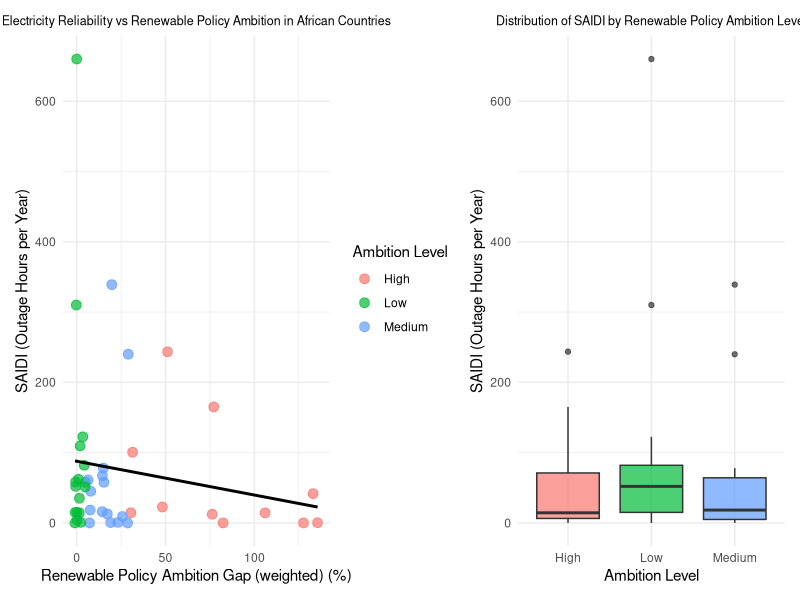
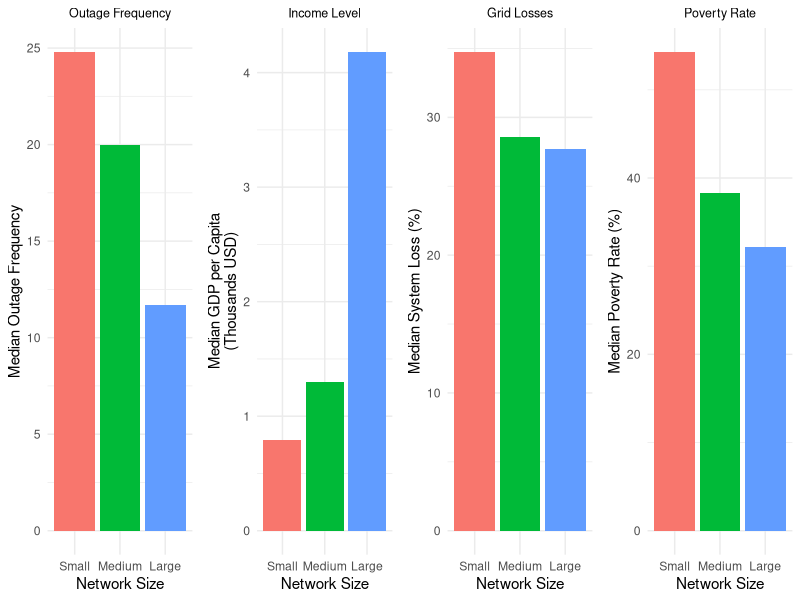
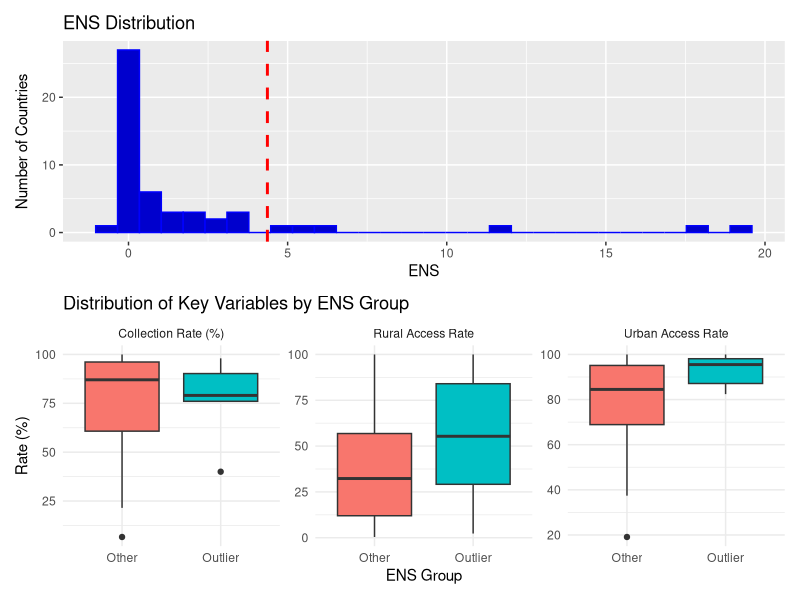
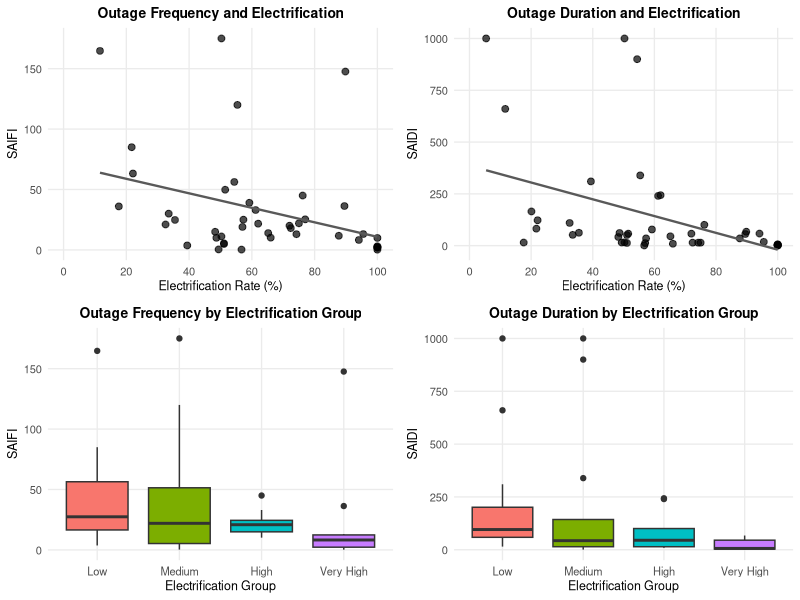

These charts were generated, in order, by the following R code:
## ---- chunk 1
library(dplyr)
library(tidyr)
library(readr)
library(ggplot2)
library(kableExtra)
library(patchwork)
library(knitr)
library(cowplot)
library(scales)
options(knitr.table.format = "latex")
knitr::opts_chunk$set(
echo = FALSE,
include = TRUE,
warning = FALSE,
message = FALSE,
results = "markup",
fig.width = 6,
fig.height = 3.5,
fig.align = "center",
out.width = "80%"
)
## ---- chunk 2
CATF_data <- read_csv("../data/CATF_data.csv")
## ---- chunk 3
stat_mode <- function(x) {
  x <- x[!is.na(x)]
  if (length(x) == 0) return(NA)
  ux <- unique(x)
  ux[which.max(tabulate(match(x, ux)))]
}

numeric_cols <- CATF_data |>
  select(where(is.numeric)) |>
  names()

character_cols <- CATF_data |>
  select(where(is.character), -country) |>
  names()

CATF_clean <- CATF_data |>
  group_by(country) |>
  summarise(
    across(all_of(numeric_cols), function(x){ median(x, na.rm = TRUE) }),
    across(all_of(character_cols), stat_mode),
    n_sources = n()
  )
## ---- chunk 4
data.frame(
  Variable = c("SAIDI", "SAIFI", "Electrification Rate",
               "Energy Not Supplied (ENS)", "Distribution & Transmission Losses"),
  Measure = c(
    "Average hours of power outages per customer per year",
    "Average number of outages per customer per year",
    "Share of population with electricity access",
    "Electricity demand that could not be met",
    "Percentage of electricity lost in the grid"
  )
) |>
  kable(col.names = c("Variable", "What it measures"),
        format = "latex", booktabs = TRUE, longtable = FALSE) |>
  kable_styling(font_size = 7, full_width = TRUE,
                latex_options = "hold_position") |>
  column_spec(1, width = "3.5cm") |>
  column_spec(2, width = "8.5cm")
## ---- chunk 5
data.frame(
  Variable = c("Total System Loss", "Network Size",
               "Electrification Category", "ENS Group"),
  Represents = c(
    "Distribution and transmission losses combined",
    "Countries grouped into Small, Medium, or Large based on electrification rate",
    "Countries grouped into four levels from Low to Very High electrification",
    "Identifies countries with unusually high unmet electricity demand"
  )
) |>
  kable(col.names = c("Variable", "What it represents"),
        format = "latex", booktabs = TRUE, longtable = FALSE) |>
  kable_styling(font_size = 7, full_width = TRUE,
                latex_options = "hold_position") |>
  column_spec(1, width = "3.5cm") |>
  column_spec(2, width = "8.5cm")
## ---- chunk 6
data.frame(
  Variable = c("SAIDI", "Renewable target for Wind", "Renewable target for Solar",
               "Renewable target for Storage", "Renewable target for Embedded Generation",
               "Renewables Share in Generation Mix"),
  Measure = c(
    "Average outage duration per customer per year (h)",
    "Total planned electricity generation from Wind (%)",
    "Total planned electricity generation from Solar (%)",
    "Total planned electricity generation from Energy Storage (e.g. batteries) (%)",
    "Total planned electricity generation from Embedded Generation (small-scale or distributed renewable sources) (%)",
    "Proportion of total electricity that is produced from renewable sources (%)"
  )
) |>
  kable(col.names = c("Variable", "What it measures"),
        format = "latex", booktabs = TRUE, longtable = FALSE) |>
  kable_styling(font_size = 7, full_width = TRUE,
                latex_options = "hold_position") |>
  column_spec(1, width = "3cm") |>
  column_spec(2, width = "9cm")
## ---- chunk 7
data.frame(
  Variable = c("Total Renewable Target", "Ambition Gap", "Weighted Ambition Gap", "Ambition Level", "Renewable Diversity Index"),
  Represents = c(
    "Overall renewable energy policy ambition (%)",
    "Shows how far a country is from meeting its renewable energy targets",
    "Captures 'stretch' targets, accounting for starting renewable share",
    "Categorizes ambition gap into Low/ Medium/ High levels",
    "Measures diversity of renewable targets"
  )
) |>
  kable(col.names = c("Variable", "What it represents"),
        format = "latex", booktabs = TRUE, longtable = FALSE) |>
  kable_styling(font_size = 7, full_width = TRUE,
                latex_options = "hold_position") |>
  column_spec(1, width = "3cm") |>
  column_spec(2, width = "9cm")
## ---- chunk 8
q1_data <- CATF_clean |>
  mutate(renewable_target_solar = as.numeric(gsub(",", ".", renewable_target_solar))) |> 
  
  mutate(
    total_RE_target = renewable_target_wind + renewable_target_solar +
                            renewable_target_storage + renewable_target_embedded_gen,
    ambition_gap = total_RE_target - renewables_share_gen_mix_percent,
    weighted_ambition_gap = ambition_gap / (renewables_share_gen_mix_percent + 0.1),
    ambition_level = case_when(
      weighted_ambition_gap <= quantile(weighted_ambition_gap, 0.33, na.rm = TRUE) ~ "Low",
      weighted_ambition_gap <= quantile(weighted_ambition_gap, 0.66, na.rm = TRUE) ~ "Medium", TRUE ~ "High")) |> 
  
    mutate(
    prop_wind = renewable_target_wind / total_RE_target,
    prop_solar = renewable_target_solar / total_RE_target,
    prop_storage = renewable_target_storage / total_RE_target,
    prop_embedded = renewable_target_embedded_gen / total_RE_target) |>
    
    mutate(RE_diversity_index = 1 - (prop_wind^2 + prop_solar^2 + prop_storage^2 + prop_embedded^2)) |> 
  
  filter(!is.na(SAIDI), SAIDI <= 700, !is.na(weighted_ambition_gap), weighted_ambition_gap <= 200) 


plot_1 <- q1_data |>
  ggplot(aes(x = weighted_ambition_gap, y = SAIDI, color = ambition_level)) +
  geom_point(size = 3, alpha = 0.7) +
  geom_smooth(method = "lm", se = FALSE, color = "black") +
  labs(
    x = "Renewable Policy Ambition Gap (weighted) (%)",
    y = "SAIDI (Outage Hours per Year)",
    color = "Ambition Level",
    title = "Electricity Reliability vs Renewable Policy Ambition in African Countries"
  ) +
  theme_minimal() +
  theme(plot.title = element_text(size = 9, hjust = 0.5))

plot_2 <- q1_data |>
  ggplot(aes(x = ambition_level, y = SAIDI, fill = ambition_level)) +
  geom_boxplot(alpha = 0.7) +
  labs(
    x = "Ambition Level",
    y = "SAIDI (Outage Hours per Year)",
    title = "Distribution of SAIDI by Renewable Policy Ambition Level"
  ) +
  theme_minimal() +
  theme(plot.title = element_text(size = 9, hjust = 0.5)) +
  theme(legend.position = "none")

plot_1 + plot_2 + plot_layout(ncol = 2)
## ---- chunk 9
q1_data |>
  group_by(ambition_level) |>
  summarise(
    Count = n(),
    `Median SAIDI (hrs)` = round(median(SAIDI, na.rm = TRUE), 1),
    `Median Total RE Target (%)` = round(median(total_RE_target, na.rm = TRUE), 1),
    `Median Current RE Share (%)` = round(median(renewables_share_gen_mix_percent, na.rm = TRUE), 1),
    `Median RE Diversity Index` = round(median(RE_diversity_index, na.rm = TRUE), 2)
  ) |> 
  kable(caption = "Electricity Reliability and Renewable Policy Ambition in African Countries", format = "latex", booktabs = TRUE, longtable = FALSE) |>
  kable_styling(font_size = 7, full_width = TRUE,
                latex_options = "hold_position")
## ---- chunk 10
data.frame(
  Variable = c("SAIFI", "Distribution losses", "Transmission losses",
               "GDP per capita", "Poverty rate", "Electrification rate"),
  Measure = c(
    "Number of power cuts a typical customer experiences per year",
    "Electricity lost between power stations and households (%)",
    "Electricity lost on long-distance high-voltage lines (%)",
    "Average economic output per person in USD",
    "Share of population living below the poverty line",
    "Share of population with electricity access (used to define network size)"
  )
) |>
  kable(col.names = c("Variable", "What it measures"),
        format = "latex", booktabs = TRUE, longtable = FALSE) |>
  kable_styling(font_size = 7, full_width = TRUE,
                latex_options = "hold_position") |>
  column_spec(1, width = "3cm") |>
  column_spec(2, width = "9cm")
## ---- chunk 11
data.frame(
  Variable = c("Total System Loss", "Network Size"),
  Represents = c(
    "Distribution and transmission losses combined into one grid inefficiency measure",
    "Countries grouped into Small, Medium, and Large based on electrification rate terciles"
  )
) |>
  kable(col.names = c("Variable", "What it represents"),
        format = "latex", booktabs = TRUE, longtable = FALSE) |>
  kable_styling(font_size = 7, full_width = TRUE,
                latex_options = "hold_position") |>
  column_spec(1, width = "3cm") |>
  column_spec(2, width = "9cm")
## ---- chunk 12
q2_data <- CATF_clean |>
  mutate(
    total_system_loss = distn_loss_percent + transmission_loss_percent,
    gdp = gdp / 1000,
    network_size = case_when(
      electrification_rate > quantile(electrification_rate, 0.66, na.rm = TRUE) ~ "Large",
      electrification_rate > quantile(electrification_rate, 0.33, na.rm = TRUE) ~ "Medium",
      TRUE ~ "Small"
    ),
    network_size = factor(network_size, levels = c("Small", "Medium", "Large"))
  )

q2_summary <- q2_data |>
  group_by(network_size) |>
  summarise(
    median_SAIFI       = median(SAIFI, na.rm = TRUE),
    median_gdp         = median(gdp, na.rm = TRUE),
    median_system_loss = median(total_system_loss, na.rm = TRUE),
    median_poverty     = median(poverty_rate, na.rm = TRUE) * 100
  )

p1 <- ggplot(q2_summary, aes(x = network_size, y = median_SAIFI, fill = network_size)) +
  geom_col(show.legend = FALSE) +
  labs(x = "Network Size", y = "Median Outage Frequency", title = "Outage Frequency") +
  theme_minimal() +
  theme(plot.title = element_text(size = 9, hjust = 0.5))

p2 <- ggplot(q2_summary, aes(x = network_size, y = median_gdp, fill = network_size)) +
  geom_col(show.legend = FALSE) +
  labs(x = "Network Size", y = "Median GDP per Capita\n(Thousands USD)", title = "Income Level") +
  theme_minimal() +
  theme(plot.title = element_text(size = 9, hjust = 0.5))

p3 <- ggplot(q2_summary, aes(x = network_size, y = median_system_loss, fill = network_size)) +
  geom_col(show.legend = FALSE) +
  labs(x = "Network Size", y = "Median System Loss (%)", title = "Grid Losses") +
  theme_minimal() +
  theme(plot.title = element_text(size = 9, hjust = 0.5))

p4 <- ggplot(q2_summary, aes(x = network_size, y = median_poverty, fill = network_size)) +
  geom_col(show.legend = FALSE) +
  labs(x = "Network Size", y = "Median Poverty Rate (%)", title = "Poverty Rate") +
  theme_minimal() +
  theme(plot.title = element_text(size = 9, hjust = 0.5))

plot_grid(p1, p2, p3, p4, ncol = 4)
## ---- chunk 13
q2_data |>
  group_by(`Network Size` = network_size) |>
  summarise(
    `Countries (n)` = n(),
    `Median SAIFI` = round(median(SAIFI, na.rm = TRUE), 1),
    `Median System Loss (%)` = round(median(total_system_loss, na.rm = TRUE), 1),
    `Median GDP (Thousands USD)` = round(median(gdp, na.rm = TRUE), 1),
    `Median Poverty Rate (%)` = round(median(poverty_rate, na.rm = TRUE) * 100, 1)
  ) |>
  kable(caption = "Comparison of Network Sizes",
        format = "latex", booktabs = TRUE, longtable = FALSE) |>
  kable_styling(font_size = 7, full_width = TRUE,
                latex_options = "hold_position")
## ---- chunk 14
data.frame(
  Variable = c("Energy Not Supplied (ENS)", "Rural Access to Electricity", "Urban Access to Electricity",
               "Collection Rate Percentage"),
  Measure = c(
    "How much electricity people needed but did not receive",
    "% of rural population with electricity connection",
    "% of urban population with electricity connection",
    "How much of the electricity bills that customers actually pay. It indicates whether the electricity company can financially sustain its operations."
  )
) |>
  kable(col.names = c("Variable", "What it measures"),
        format = "latex", booktabs = TRUE, longtable = FALSE) |>
  kable_styling(font_size = 7, full_width = TRUE,
                latex_options = "hold_position") |>
  column_spec(1, width = "3cm") |>
  column_spec(2, width = "9cm")
## ---- chunk 15
data.frame(
  Group = c("ENS"),
  Represents = c(
    "Splits countries into two groups: those with normal levels of electricity shortages, and those with unusually high shortages (ENS outliers)"
  )
) |>
  kable(col.names = c("Group", "What it represents"),
        format = "latex", booktabs = TRUE, longtable = FALSE) |>
  kable_styling(font_size = 7, full_width = TRUE,
                latex_options = "hold_position") |>
  column_spec(1, width = "3cm") |>
  column_spec(2, width = "9cm")
## ---- chunk 16
Q3 <- quantile(CATF_clean$ENS, 0.75, na.rm = TRUE)
IQR_val <- IQR(CATF_clean$ENS, na.rm = TRUE)
outlier_threshold <- Q3 + 1.5*IQR_val
p1<-CATF_clean |>
  ggplot(aes(x=ENS)) +
  geom_histogram(bins= 30,
                color="blue",
               fill="blue3") +
  geom_vline(
    xintercept = outlier_threshold,
    linetype = "dashed",
    color = "red",
    linewidth = 1
  ) +
  labs(title = "ENS Distribution",
       x="ENS", y="Number of Countries")
CATF_clean <- CATF_clean |> 
  mutate(ENS_group = case_when(
    ENS > outlier_threshold ~ "Outlier",
    TRUE ~ "Other"
  ))
ENS_outliers <- CATF_clean |> 
  filter(ENS > outlier_threshold) 
CATF_long <- CATF_clean |> 
  select(ENS_group, rural_access_electricity_rate, urban_access_electricity_rate, collection_rate_percent) |>
  pivot_longer(cols = -ENS_group, names_to = "variable", values_to = "value") |>
  mutate(variable = case_when(
    variable == "rural_access_electricity_rate"  ~ "Rural Access Rate",
    variable == "urban_access_electricity_rate"  ~ "Urban Access Rate",
    variable == "collection_rate_percent"        ~ "Collection Rate (%)",
    TRUE ~ variable
  ))
p2<- ggplot(CATF_long, aes(x = ENS_group, y = value, fill = ENS_group)) +
  geom_boxplot() +
  facet_wrap(~ variable, scales = "free_y") +
  labs(
    title = "Distribution of Key Variables by ENS Group",
    x = "ENS Group",
    y = "Rate (%)"
  ) +
  theme_minimal() +
  theme(legend.position = "none")
p1/p2
## ---- chunk 17
summary_table <- CATF_clean |> 
  group_by(ENS_group) |> 
  summarise(
    `Median Rural Access (%)` = round(median(rural_access_electricity_rate, na.rm = TRUE), 1),
    `Median Urban Access (%)` = round(median(urban_access_electricity_rate, na.rm = TRUE), 1),
    `Median Collection Rate (%)` = round(median(collection_rate_percent, na.rm = TRUE), 1)
  )

summary_table |>
  kable(caption = "Summary by ENS Group",
        format = "latex", booktabs = TRUE, longtable = FALSE) |>
  kable_styling(font_size = 7, full_width = TRUE,
                latex_options = "hold_position")
## ---- chunk 18
data.frame(
  Variable = c("SAIDI", "SAIFI", "Electrification rate"),
  Measure = c(
    "Average total outage duration experienced by a typical customer per year",
    "Number of power cuts a typical customer experiences per year",
    "Share of the population with access to electricity"
  )
) |>
  kable(col.names = c("Variable", "What it measures"),
        format = "latex", booktabs = TRUE, longtable = FALSE) |>
  kable_styling(font_size = 7, full_width = TRUE,
                latex_options = "hold_position") |>
  column_spec(1, width = "3cm") |>
  column_spec(2, width = "9cm")
## ---- chunk 19
data.frame(
  Variable = c("Electrification Group"),
  Represents = c(
    "Countries grouped into Low, Medium, High, and Very High categories based on quartiles of electrification rate"
  )
) |>
  kable(col.names = c("Variable", "What it represents"),
        format = "latex", booktabs = TRUE, longtable = FALSE) |>
  kable_styling(font_size = 7, full_width = TRUE,
                latex_options = "hold_position") |>
  column_spec(1, width = "3cm") |>
  column_spec(2, width = "9cm")
## ---- chunk 20
q4_data <- CATF_clean |>
  filter(!is.na(electrification_rate), !is.na(SAIDI), !is.na(SAIFI)) |>
  filter(SAIDI > 0, SAIFI > 0) |>
  mutate(
    electrification_group = ntile(electrification_rate, 4),
    electrification_group = case_when(
      electrification_group == 1 ~ "Low",
      electrification_group == 2 ~ "Medium",
      electrification_group == 3 ~ "High",
      electrification_group == 4 ~ "Very High"
    ),
    electrification_group = factor(
      electrification_group,
      levels = c("Low", "Medium", "High", "Very High")
    )
  )

saifi_cutoff <- quantile(q4_data$SAIFI, 0.95, na.rm = TRUE)
saidi_cutoff <- quantile(q4_data$SAIDI, 0.95, na.rm = TRUE)

base_theme <- theme_minimal(base_size = 10) +
  theme(
    plot.title = element_text(size = 10, hjust = 0.5, face = "bold"),
    axis.title = element_text(size = 9),
    axis.text = element_text(size = 8),
    panel.grid.minor = element_blank(),
    legend.position = "none"
  )

p1 <- q4_data |>
  filter(SAIFI <= saifi_cutoff) |>
  ggplot(aes(x = electrification_rate, y = SAIFI)) +
  geom_point(alpha = 0.7, size = 2) +
  geom_smooth(method = "lm", se = FALSE, colour = "grey35", linewidth = 0.8) +
  scale_x_continuous(limits = c(0, 100), breaks = seq(0, 100, 20)) +
  labs(
    x = "Electrification Rate (%)",
    y = "SAIFI",
    title = "Outage Frequency and Electrification"
  ) +
  base_theme

p2 <- q4_data |>
  filter(SAIDI <= saidi_cutoff) |>
  ggplot(aes(x = electrification_rate, y = SAIDI)) +
  geom_point(alpha = 0.7, size = 2) +
  geom_smooth(method = "lm", se = FALSE, colour = "grey35", linewidth = 0.8) +
  scale_x_continuous(limits = c(0, 100), breaks = seq(0, 100, 20)) +
  labs(
    x = "Electrification Rate (%)",
    y = "SAIDI",
    title = "Outage Duration and Electrification"
  ) +
  base_theme

p3 <- q4_data |>
  filter(SAIFI <= saifi_cutoff) |>
  ggplot(aes(x = electrification_group, y = SAIFI, fill = electrification_group)) +
  geom_boxplot(show.legend = FALSE) +
  labs(
    x = "Electrification Group",
    y = "SAIFI",
    title = "Outage Frequency by Electrification Group"
  ) +
  base_theme

p4 <- q4_data |>
  filter(SAIDI <= saidi_cutoff) |>
  ggplot(aes(x = electrification_group, y = SAIDI, fill = electrification_group)) +
  geom_boxplot(show.legend = FALSE) +
  labs(
    x = "Electrification Group",
    y = "SAIDI",
    title = "Outage Duration by Electrification Group"
  ) +
  base_theme

plot_grid(p1, p2, p3, p4, ncol = 2)
## ---- chunk 21
reliability_summary <- CATF_clean |>
  filter(SAIDI > 0, SAIFI > 0, electrification_rate > 0) |>
  mutate(electrification_category = ntile(electrification_rate, 4)) |>
  mutate(
    electrification_category = case_when(
      electrification_category == 1 ~ "Low electrification",
      electrification_category == 2 ~ "Medium electrification",
      electrification_category == 3 ~ "High electrification",
      electrification_category == 4 ~ "Very high electrification"
    ),
    electrification_category = factor(
      electrification_category,
      levels = c(
        "Low electrification",
        "Medium electrification",
        "High electrification",
        "Very high electrification"
      )
    )
  ) |>
  group_by(electrification_category) |>
  summarise(
    median_SAIDI = round(median(SAIDI, na.rm = TRUE), 2),
    median_SAIFI = round(median(SAIFI, na.rm = TRUE), 2),
    median_electrification = round(median(electrification_rate, na.rm = TRUE), 1),
    n = n()
  )

kable(
  reliability_summary,
  col.names = c("Electrification Category", "Median SAIDI", "Median SAIFI",
                "Median Electrification Rate", "Countries (n)"),
  caption = "Electricity Reliability by Electrification Level"
)
